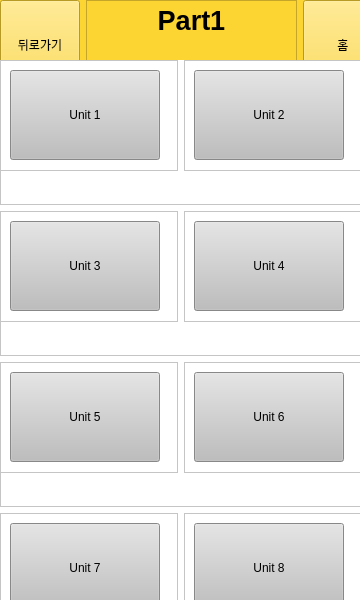
<?xml version="1.0" encoding="UTF-8"?>
<ui version="4.0">
 <class>UserUnitUI</class>
 <widget class="QMainWindow" name="UserUnitUI">
  <property name="geometry">
   <rect>
    <x>0</x>
    <y>0</y>
    <width>360</width>
    <height>600</height>
   </rect>
  </property>
  <property name="minimumSize">
   <size>
    <width>360</width>
    <height>600</height>
   </size>
  </property>
  <property name="windowTitle">
   <string>MainWindow</string>
  </property>
  <property name="styleSheet">
   <string notr="true">background-color: rgb(255, 255, 255)</string>
  </property>
  <widget class="QWidget" name="centralwidget">
   <widget class="QFrame" name="frame_2">
    <property name="geometry">
     <rect>
      <x>0</x>
      <y>0</y>
      <width>360</width>
      <height>60</height>
     </rect>
    </property>
    <property name="styleSheet">
     <string notr="true">background-color: rgba(253, 213, 51, 0.97)</string>
    </property>
    <property name="frameShape">
     <enum>QFrame::NoFrame</enum>
    </property>
    <widget class="QWidget" name="horizontalLayoutWidget">
     <property name="geometry">
      <rect>
       <x>0</x>
       <y>0</y>
       <width>383</width>
       <height>89</height>
      </rect>
     </property>
     <layout class="QHBoxLayout" name="horizontalLayout">
      <item>
       <widget class="QPushButton" name="back_button">
        <property name="sizePolicy">
         <sizepolicy hsizetype="Minimum" vsizetype="Expanding">
          <horstretch>0</horstretch>
          <verstretch>0</verstretch>
         </sizepolicy>
        </property>
        <property name="text">
         <string>뒤로가기</string>
        </property>
       </widget>
      </item>
      <item>
       <widget class="QTextBrowser" name="menu_name">
        <property name="sizePolicy">
         <sizepolicy hsizetype="Expanding" vsizetype="Expanding">
          <horstretch>0</horstretch>
          <verstretch>0</verstretch>
         </sizepolicy>
        </property>
        <property name="html">
         <string>&lt;!DOCTYPE HTML PUBLIC &quot;-//W3C//DTD HTML 4.0//EN&quot; &quot;http://www.w3.org/TR/REC-html40/strict.dtd&quot;&gt;
&lt;html&gt;&lt;head&gt;&lt;meta name=&quot;qrichtext&quot; content=&quot;1&quot; /&gt;&lt;style type=&quot;text/css&quot;&gt;
p, li { white-space: pre-wrap; }
&lt;/style&gt;&lt;/head&gt;&lt;body style=&quot; font-family:'Gulim'; font-size:9pt; font-weight:400; font-style:normal;&quot;&gt;
&lt;p align=&quot;center&quot; style=&quot; margin-top:0px; margin-bottom:0px; margin-left:0px; margin-right:0px; -qt-block-indent:0; text-indent:0px;&quot;&gt;&lt;span style=&quot; font-family:'.AppleSystemUIFont'; font-size:20pt; font-weight:696;&quot;&gt;Part1&lt;/span&gt;&lt;/p&gt;&lt;/body&gt;&lt;/html&gt;</string>
        </property>
       </widget>
      </item>
      <item>
       <widget class="QPushButton" name="home_button">
        <property name="sizePolicy">
         <sizepolicy hsizetype="Minimum" vsizetype="Expanding">
          <horstretch>0</horstretch>
          <verstretch>0</verstretch>
         </sizepolicy>
        </property>
        <property name="text">
         <string>홈</string>
        </property>
       </widget>
      </item>
     </layout>
    </widget>
   </widget>
   <widget class="QFrame" name="frame">
    <property name="geometry">
     <rect>
      <x>0</x>
      <y>60</y>
      <width>360</width>
      <height>1200</height>
     </rect>
    </property>
    <property name="minimumSize">
     <size>
      <width>360</width>
      <height>540</height>
     </size>
    </property>
    <property name="frameShape">
     <enum>QFrame::NoFrame</enum>
    </property>
    <widget class="QWidget" name="verticalLayoutWidget">
     <property name="geometry">
      <rect>
       <x>0</x>
       <y>0</y>
       <width>361</width>
       <height>1201</height>
      </rect>
     </property>
     <layout class="QVBoxLayout" name="verticalLayout">
      <item>
       <widget class="QFrame" name="frame_50">
        <property name="frameShape">
         <enum>QFrame::StyledPanel</enum>
        </property>
        <property name="frameShadow">
         <enum>QFrame::Raised</enum>
        </property>
        <widget class="QWidget" name="horizontalLayoutWidget_22">
         <property name="geometry">
          <rect>
           <x>0</x>
           <y>0</y>
           <width>361</width>
           <height>111</height>
          </rect>
         </property>
         <layout class="QHBoxLayout" name="horizontalLayout_23">
          <item>
           <widget class="QFrame" name="frame_51">
            <property name="frameShape">
             <enum>QFrame::StyledPanel</enum>
            </property>
            <property name="frameShadow">
             <enum>QFrame::Raised</enum>
            </property>
            <widget class="QPushButton" name="unit1_button">
             <property name="geometry">
              <rect>
               <x>10</x>
               <y>10</y>
               <width>150</width>
               <height>90</height>
              </rect>
             </property>
             <property name="styleSheet">
              <string notr="true">background-color: rgb(190, 190, 190)</string>
             </property>
             <property name="text">
              <string>Unit 1</string>
             </property>
            </widget>
           </widget>
          </item>
          <item>
           <widget class="QFrame" name="frame_52">
            <property name="minimumSize">
             <size>
              <width>0</width>
              <height>0</height>
             </size>
            </property>
            <property name="frameShape">
             <enum>QFrame::StyledPanel</enum>
            </property>
            <property name="frameShadow">
             <enum>QFrame::Raised</enum>
            </property>
            <widget class="QPushButton" name="unit2_button">
             <property name="geometry">
              <rect>
               <x>10</x>
               <y>10</y>
               <width>150</width>
               <height>90</height>
              </rect>
             </property>
             <property name="styleSheet">
              <string notr="true">background-color: rgb(190, 190, 190)</string>
             </property>
             <property name="text">
              <string>Unit 2</string>
             </property>
            </widget>
           </widget>
          </item>
         </layout>
        </widget>
       </widget>
      </item>
      <item>
       <widget class="QFrame" name="frame_47">
        <property name="frameShape">
         <enum>QFrame::StyledPanel</enum>
        </property>
        <property name="frameShadow">
         <enum>QFrame::Raised</enum>
        </property>
        <widget class="QWidget" name="horizontalLayoutWidget_21">
         <property name="geometry">
          <rect>
           <x>0</x>
           <y>0</y>
           <width>361</width>
           <height>111</height>
          </rect>
         </property>
         <layout class="QHBoxLayout" name="horizontalLayout_22">
          <item>
           <widget class="QFrame" name="frame_48">
            <property name="frameShape">
             <enum>QFrame::StyledPanel</enum>
            </property>
            <property name="frameShadow">
             <enum>QFrame::Raised</enum>
            </property>
            <widget class="QPushButton" name="unit3_button">
             <property name="geometry">
              <rect>
               <x>10</x>
               <y>10</y>
               <width>150</width>
               <height>90</height>
              </rect>
             </property>
             <property name="styleSheet">
              <string notr="true">background-color: rgb(190, 190, 190)</string>
             </property>
             <property name="text">
              <string>Unit 3</string>
             </property>
            </widget>
           </widget>
          </item>
          <item>
           <widget class="QFrame" name="frame_49">
            <property name="minimumSize">
             <size>
              <width>0</width>
              <height>0</height>
             </size>
            </property>
            <property name="frameShape">
             <enum>QFrame::StyledPanel</enum>
            </property>
            <property name="frameShadow">
             <enum>QFrame::Raised</enum>
            </property>
            <widget class="QPushButton" name="unit4_button">
             <property name="geometry">
              <rect>
               <x>10</x>
               <y>10</y>
               <width>150</width>
               <height>90</height>
              </rect>
             </property>
             <property name="styleSheet">
              <string notr="true">background-color: rgb(190, 190, 190)</string>
             </property>
             <property name="text">
              <string>Unit 4</string>
             </property>
            </widget>
           </widget>
          </item>
         </layout>
        </widget>
       </widget>
      </item>
      <item>
       <widget class="QFrame" name="frame_42">
        <property name="frameShape">
         <enum>QFrame::StyledPanel</enum>
        </property>
        <property name="frameShadow">
         <enum>QFrame::Raised</enum>
        </property>
        <widget class="QWidget" name="horizontalLayoutWidget_20">
         <property name="geometry">
          <rect>
           <x>0</x>
           <y>0</y>
           <width>361</width>
           <height>111</height>
          </rect>
         </property>
         <layout class="QHBoxLayout" name="horizontalLayout_21">
          <item>
           <widget class="QFrame" name="frame_45">
            <property name="frameShape">
             <enum>QFrame::StyledPanel</enum>
            </property>
            <property name="frameShadow">
             <enum>QFrame::Raised</enum>
            </property>
            <widget class="QPushButton" name="unit5_button">
             <property name="geometry">
              <rect>
               <x>10</x>
               <y>10</y>
               <width>150</width>
               <height>90</height>
              </rect>
             </property>
             <property name="styleSheet">
              <string notr="true">background-color: rgb(190, 190, 190)</string>
             </property>
             <property name="text">
              <string>Unit 5</string>
             </property>
            </widget>
           </widget>
          </item>
          <item>
           <widget class="QFrame" name="frame_46">
            <property name="minimumSize">
             <size>
              <width>0</width>
              <height>0</height>
             </size>
            </property>
            <property name="frameShape">
             <enum>QFrame::StyledPanel</enum>
            </property>
            <property name="frameShadow">
             <enum>QFrame::Raised</enum>
            </property>
            <widget class="QPushButton" name="unit6_button">
             <property name="geometry">
              <rect>
               <x>10</x>
               <y>10</y>
               <width>150</width>
               <height>90</height>
              </rect>
             </property>
             <property name="styleSheet">
              <string notr="true">background-color: rgb(190, 190, 190)</string>
             </property>
             <property name="text">
              <string>Unit 6</string>
             </property>
            </widget>
           </widget>
          </item>
         </layout>
        </widget>
       </widget>
      </item>
      <item>
       <widget class="QFrame" name="frame_15">
        <property name="frameShape">
         <enum>QFrame::StyledPanel</enum>
        </property>
        <property name="frameShadow">
         <enum>QFrame::Raised</enum>
        </property>
        <widget class="QWidget" name="horizontalLayoutWidget_18">
         <property name="geometry">
          <rect>
           <x>0</x>
           <y>0</y>
           <width>361</width>
           <height>111</height>
          </rect>
         </property>
         <layout class="QHBoxLayout" name="horizontalLayout_19">
          <item>
           <widget class="QFrame" name="frame_41">
            <property name="frameShape">
             <enum>QFrame::StyledPanel</enum>
            </property>
            <property name="frameShadow">
             <enum>QFrame::Raised</enum>
            </property>
            <widget class="QPushButton" name="unit7_button">
             <property name="geometry">
              <rect>
               <x>10</x>
               <y>10</y>
               <width>150</width>
               <height>90</height>
              </rect>
             </property>
             <property name="styleSheet">
              <string notr="true">background-color: rgb(190, 190, 190)</string>
             </property>
             <property name="text">
              <string>Unit 7</string>
             </property>
            </widget>
           </widget>
          </item>
          <item>
           <widget class="QFrame" name="frame_28">
            <property name="minimumSize">
             <size>
              <width>0</width>
              <height>0</height>
             </size>
            </property>
            <property name="frameShape">
             <enum>QFrame::StyledPanel</enum>
            </property>
            <property name="frameShadow">
             <enum>QFrame::Raised</enum>
            </property>
            <widget class="QPushButton" name="unit8_button">
             <property name="geometry">
              <rect>
               <x>10</x>
               <y>10</y>
               <width>150</width>
               <height>90</height>
              </rect>
             </property>
             <property name="styleSheet">
              <string notr="true">background-color: rgb(190, 190, 190)</string>
             </property>
             <property name="text">
              <string>Unit 8</string>
             </property>
            </widget>
           </widget>
          </item>
         </layout>
        </widget>
       </widget>
      </item>
      <item>
       <widget class="QFrame" name="frame_3">
        <property name="frameShape">
         <enum>QFrame::NoFrame</enum>
        </property>
        <widget class="QWidget" name="horizontalLayoutWidget_2">
         <property name="geometry">
          <rect>
           <x>0</x>
           <y>0</y>
           <width>361</width>
           <height>111</height>
          </rect>
         </property>
         <layout class="QHBoxLayout" name="horizontalLayout_2">
          <item>
           <widget class="QFrame" name="frame_8">
            <property name="frameShape">
             <enum>QFrame::NoFrame</enum>
            </property>
            <widget class="QPushButton" name="unit9_button">
             <property name="geometry">
              <rect>
               <x>10</x>
               <y>10</y>
               <width>150</width>
               <height>90</height>
              </rect>
             </property>
             <property name="styleSheet">
              <string notr="true">background-color: rgb(190, 190, 190)</string>
             </property>
             <property name="text">
              <string>Unit 9</string>
             </property>
            </widget>
           </widget>
          </item>
          <item>
           <widget class="QFrame" name="frame_7">
            <property name="frameShape">
             <enum>QFrame::NoFrame</enum>
            </property>
            <widget class="QPushButton" name="unit10_button">
             <property name="geometry">
              <rect>
               <x>10</x>
               <y>10</y>
               <width>150</width>
               <height>90</height>
              </rect>
             </property>
             <property name="styleSheet">
              <string notr="true">background-color: rgb(190, 190, 190)</string>
             </property>
             <property name="text">
              <string>Unit 10</string>
             </property>
            </widget>
           </widget>
          </item>
         </layout>
        </widget>
       </widget>
      </item>
      <item>
       <widget class="QFrame" name="frame_6">
        <property name="frameShape">
         <enum>QFrame::NoFrame</enum>
        </property>
        <widget class="QWidget" name="horizontalLayoutWidget_3">
         <property name="geometry">
          <rect>
           <x>0</x>
           <y>0</y>
           <width>361</width>
           <height>111</height>
          </rect>
         </property>
         <layout class="QHBoxLayout" name="horizontalLayout_3">
          <item>
           <widget class="QFrame" name="frame_9">
            <property name="frameShape">
             <enum>QFrame::NoFrame</enum>
            </property>
            <widget class="QPushButton" name="unit11_Button">
             <property name="geometry">
              <rect>
               <x>10</x>
               <y>10</y>
               <width>150</width>
               <height>90</height>
              </rect>
             </property>
             <property name="styleSheet">
              <string notr="true">background-color: rgb(190, 190, 190)</string>
             </property>
             <property name="text">
              <string>Unit 11</string>
             </property>
            </widget>
           </widget>
          </item>
          <item>
           <widget class="QFrame" name="frame_10">
            <property name="frameShape">
             <enum>QFrame::NoFrame</enum>
            </property>
            <widget class="QPushButton" name="unit12_Button">
             <property name="geometry">
              <rect>
               <x>10</x>
               <y>10</y>
               <width>150</width>
               <height>90</height>
              </rect>
             </property>
             <property name="styleSheet">
              <string notr="true">background-color: rgb(190, 190, 190)</string>
             </property>
             <property name="text">
              <string>Unit 12</string>
             </property>
            </widget>
           </widget>
          </item>
         </layout>
        </widget>
       </widget>
      </item>
      <item>
       <widget class="QFrame" name="frame_5">
        <property name="frameShape">
         <enum>QFrame::NoFrame</enum>
        </property>
        <widget class="QWidget" name="horizontalLayoutWidget_4">
         <property name="geometry">
          <rect>
           <x>0</x>
           <y>0</y>
           <width>361</width>
           <height>111</height>
          </rect>
         </property>
         <layout class="QHBoxLayout" name="horizontalLayout_4">
          <item>
           <widget class="QFrame" name="frame_11">
            <property name="frameShape">
             <enum>QFrame::NoFrame</enum>
            </property>
            <widget class="QPushButton" name="unit13_Button">
             <property name="geometry">
              <rect>
               <x>10</x>
               <y>10</y>
               <width>150</width>
               <height>90</height>
              </rect>
             </property>
             <property name="styleSheet">
              <string notr="true">background-color: rgb(190, 190, 190)</string>
             </property>
             <property name="text">
              <string>Unit 13</string>
             </property>
            </widget>
           </widget>
          </item>
          <item>
           <widget class="QFrame" name="frame_12">
            <property name="frameShape">
             <enum>QFrame::NoFrame</enum>
            </property>
            <widget class="QPushButton" name="unit14_Button">
             <property name="geometry">
              <rect>
               <x>10</x>
               <y>10</y>
               <width>150</width>
               <height>90</height>
              </rect>
             </property>
             <property name="styleSheet">
              <string notr="true">background-color: rgb(190, 190, 190)</string>
             </property>
             <property name="text">
              <string>Unit 14</string>
             </property>
            </widget>
           </widget>
          </item>
         </layout>
        </widget>
       </widget>
      </item>
      <item>
       <widget class="QFrame" name="frame_4">
        <property name="frameShape">
         <enum>QFrame::NoFrame</enum>
        </property>
        <widget class="QWidget" name="horizontalLayoutWidget_5">
         <property name="geometry">
          <rect>
           <x>0</x>
           <y>0</y>
           <width>361</width>
           <height>111</height>
          </rect>
         </property>
         <layout class="QHBoxLayout" name="horizontalLayout_5">
          <item>
           <widget class="QFrame" name="frame_14">
            <property name="frameShape">
             <enum>QFrame::NoFrame</enum>
            </property>
            <widget class="QPushButton" name="unit15_Button">
             <property name="geometry">
              <rect>
               <x>10</x>
               <y>10</y>
               <width>150</width>
               <height>90</height>
              </rect>
             </property>
             <property name="styleSheet">
              <string notr="true">background-color: rgb(190, 190, 190)</string>
             </property>
             <property name="text">
              <string>Unit 15</string>
             </property>
            </widget>
           </widget>
          </item>
         </layout>
        </widget>
       </widget>
      </item>
     </layout>
     <zorder>frame_15</zorder>
     <zorder>frame_3</zorder>
     <zorder>frame_6</zorder>
     <zorder>frame_5</zorder>
     <zorder>frame_4</zorder>
     <zorder>frame_42</zorder>
     <zorder>frame_47</zorder>
     <zorder>frame_50</zorder>
    </widget>
   </widget>
  </widget>
 </widget>
 <resources/>
 <connections/>
</ui>
